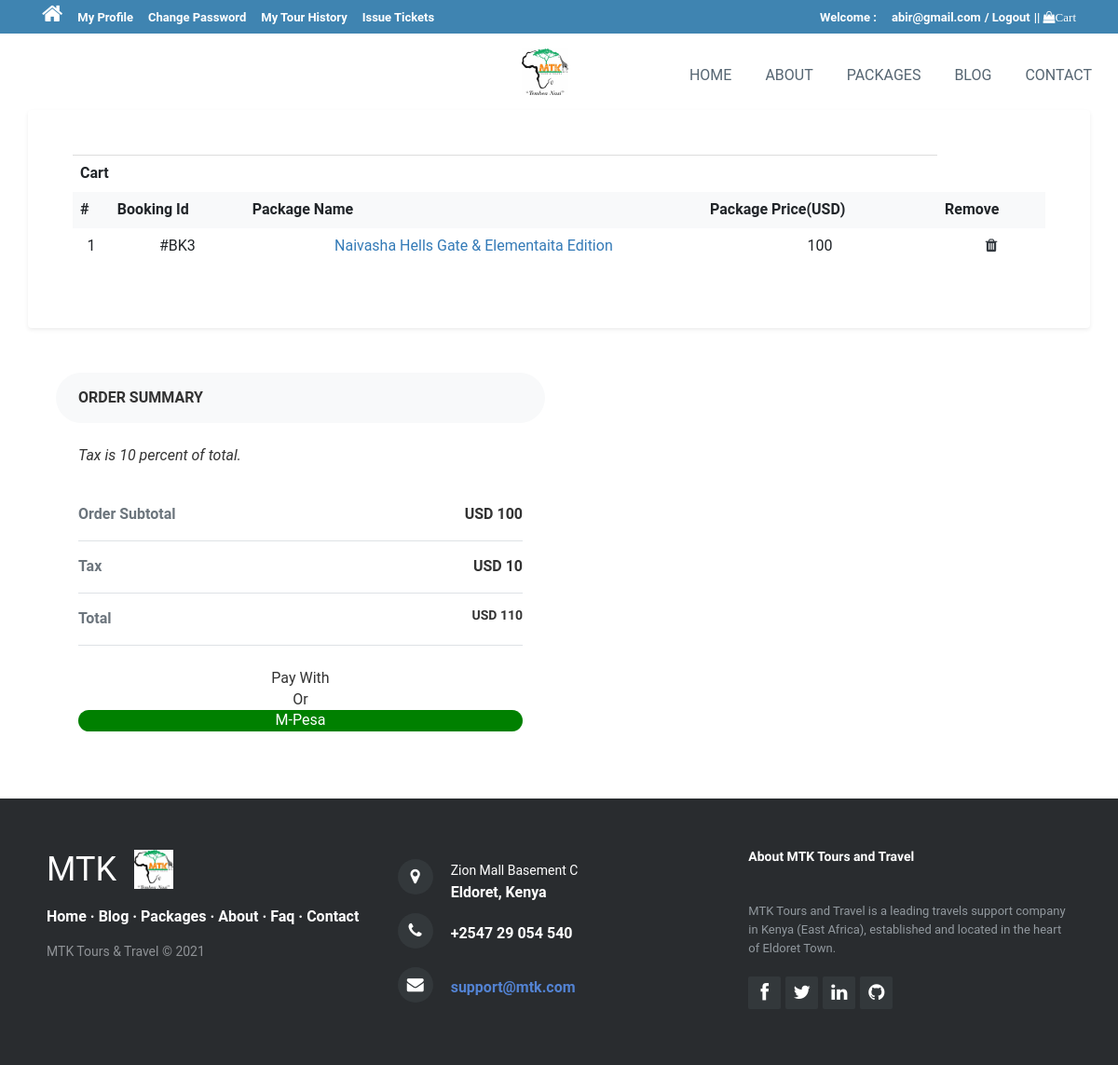
/cart.php (signed in), run on the app's committed database.
### tables this page shows
CREATE TABLE `tblbooking` (
  `BookingId` int(11) NOT NULL,
  `PackageId` int(11) DEFAULT NULL,
  `PackagePrice` int(11) DEFAULT NULL,
  `UserEmail` varchar(100) DEFAULT NULL,
  `FromDate` varchar(100) DEFAULT NULL,
  `ToDate` varchar(100) DEFAULT NULL,
  `Comment` mediumtext DEFAULT NULL,
  `RegDate` timestamp NULL DEFAULT current_timestamp(),
  `status` int(11) DEFAULT NULL,
  `CancelledBy` varchar(5) DEFAULT NULL,
  `UpdationDate` timestamp NULL DEFAULT NULL ON UPDATE current_timestamp()
);

CREATE TABLE `tbltourpackages` (
  `PackageId` int(11) NOT NULL,
  `PackageName` varchar(200) DEFAULT NULL,
  `PackageType` varchar(150) DEFAULT NULL,
  `PackageLocation` varchar(100) DEFAULT NULL,
  `PackagePrice` int(11) DEFAULT NULL,
  `PackageFetures` varchar(255) DEFAULT NULL,
  `PackageDetails` mediumtext DEFAULT NULL,
  `PackageImage` varchar(100) DEFAULT NULL,
  `Creationdate` timestamp NULL DEFAULT current_timestamp(),
  `UpdationDate` timestamp NULL DEFAULT NULL ON UPDATE current_timestamp()
);

### cart.php (the view, shortened to what this page needs)
<?php
include('includes/config.php');
?>
<!DOCTYPE html>
<html lang="en">
  <head>
      <?php include('includes/links.php');?>
  </head>
  <body onload="getamount()" >
      <section>
      <?php include('includes/header.php');?>
      </section>
  <section id="cart"><div class="shopping-cart">
  <div class="px-4 px-lg-0">
  <div class="pb-5">
    <div class="container">
      <div class="row">
        <div class="col-lg-12 p-5 bg-white rounded shadow-sm mb-5">
          <div class="table-responsive">
          <table class="table">
          <th colspan ="4">Cart </th>
<tr align="center">
<th scope="col" class="border-0 bg-light">#</th>
<th scope="col" class="border-0 bg-light">Booking Id</th>
<th scope="col" class="border-0 bg-light">Package Name</th>
<th scope="col" class="border-0 bg-light">Package Price(USD)</th>
<th scope="col" class="border-0 bg-light">Remove</th>
</tr>
<?php
$uemail=$_SESSION['login'];;
$sql = "SELECT tblbooking.BookingId as bookid,tblbooking.PackageId as pkgid,tblbooking.PackagePrice as pkgPrice,tbltourpackages.PackageName as packagename,tblbooking.FromDate as fromdate,tblbooking.ToDate as todate,tblbooking.Comment as comment,tblbooking.status as status,tblbooking.RegDate as regdate,tblbooking.CancelledBy as cancelby,tblbooking.UpdationDate as upddate from tblbooking join tbltourpackages on tbltourpackages.PackageId=tblbooking.PackageId where UserEmail=:uemail";
$query = $dbh->prepare($sql);
$query -> bindParam(':uemail', $uemail, PDO::PARAM_STR);
$query->execute();
$results=$query->fetchAll(PDO::FETCH_OBJ);
$cnt=1;
?>
<?php
if($query->rowCount() > 0)
{
foreach($results as $result)
{	?>
<tr align="center">
<td class="border-0 align-middle"><?php echo htmlentities($cnt);?></td>
<td class="border-0 align-middle">#BK<?php echo htmlentities($result->bookid);?></td>
<td class="border-0 align-middle"><a href="package-details.php?pkgid=<?php echo htmlentities($result->pkgid);?>"><?php echo htmlentities($result->packagename);?></a></td>
<td class="border-0 align-middle"><?php echo htmlentities($result->pkgPrice);?></td>
<td class="border-0 align-middle"><a a href="delete_fromCart.php?pkgid=<?php echo htmlentities($result->pkgid) ?>&&bkid=<?php echo htmlentities($result->bookid) ?>" class="text-dark"><i class="fa fa-trash"></i></a></td>
<?php
    $amount += $result->pkgPrice;
    $cnt=$cnt+1; }}
?>
	</table>
          </div>
        </div>
      </div>
      <div  class="bg-white rounded shadow-sm">
        <div class="col-lg-6">
          <div class="bg-light rounded-pill px-4 py-3 text-uppercase font-weight-bold">Order summary </div>
          <div class="p-4">
            <p class="font-italic mb-4">Tax is 10 percent of total.</p>
            <ul class="list-unstyled mb-4">
              <li class="d-flex justify-content-between py-3 border-bottom"><strong class="text-muted">Order Subtotal </strong><strong><?php echo "USD $amount"; ?></strong></li>
              <li class="d-flex justify-content-between py-3 border-bottom"><strong class="text-muted">Tax</strong><strong><?php $tax = $amount*0.1; echo "USD $tax"; ?></strong></li>
              <li class="d-flex justify-content-between py-3 border-bottom"><strong class="text-muted">Total</strong>
                <h5 class="font-weight-bold" id ="amount"><?php $total = $amount + $tax; echo "USD $total"; ?></h5>
              </li>
              <?php if(!$total < 1){ ?>
            </ul><p style="text-align:center">Pay With</p>
            <div style="text-align:center">Or</div>
            <div class="rounded-pill" type='button' id="mpesa-button" style="color: white; background-color:green;shape:pill; text-align:center" onclick = "mpesa()" >M-Pesa</div>
            <?php }else{ ?>
            <div> Nothing in your cart. Want to <a href="package-list.php">Book Now</a>?</div>
            <?php } ?>
          </div>
        </div>
      </div>
    </div>
  </div>
</div>
</section>
    <?php include('includes/footer.php');?>
</body>
</html>

### assets/css/responsive-blog-card-slider.css (style rules this page uses)
* { box-sizing: border-box; }
:root { --swiper-theme-color: #007aff; }
:root { --swiper-navigation-size: 44px; }

### assets/css/Single-Page-Contact-Us-Form.css (style rules this page uses)
* { font-family: 'Raleway', sans-serif; }

### assets/css/styles.css (style rules this page uses)
body { background: rgb(201,232,221); }

### css/style.css (style rules this page uses)
html, body { font-size: 100%; background: #fff; font-family: 'Open Sans', sans-serif; }
body a,.grid_1,plan_1,plan_1.one,plan_1.two,i.icon1, i.icon2, i.icon3, i.icon4, i.icon5, i.icon6 { transition:0.5s all; -webkit-transition:0.5s all; -moz-transition:0.5s all; -o-transition:0.5s all; -ms-transition:0.5s all; }
h1,h2,h3,h4,h5,h6 { margin:0; font-family: 'Roboto Condensed', sans-serif; }
p { margin:0; }
ul { margin:0; padding:0; }

### assets/css/Faq-by-pomdre.css (style rules this page uses)
* { font-family: roboto; }

### data on the page
tblbooking: BookingId "3", PackageId.PackageName "Naivasha Hells Gate & Elementaita Edition", PackagePrice "100"

### other printed values
$_SESSION['login'] "abir@gmail.com"
$amount "100"
$tax "10"
$total "110"
